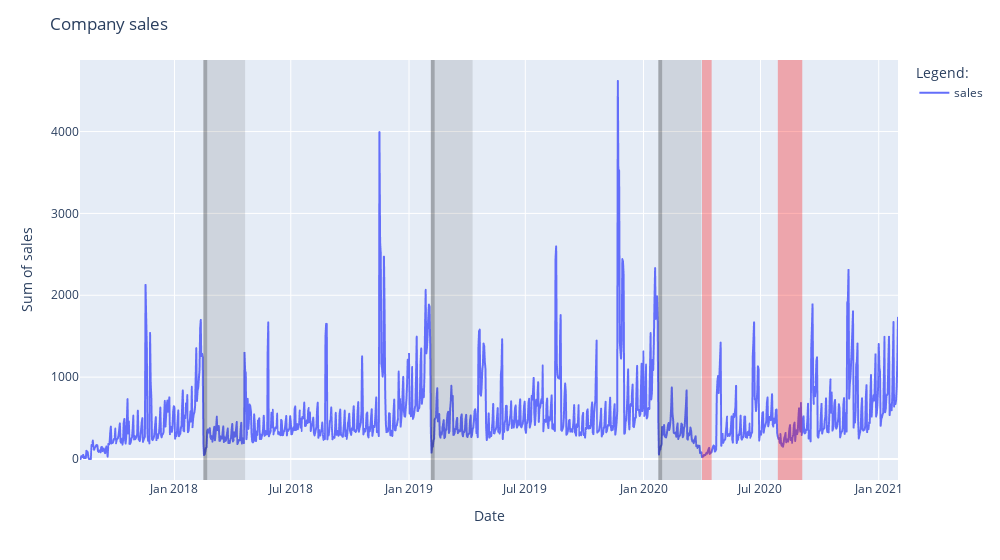

The code cell stored with this chart in its notebook:
### Markdown cell above
---
# Visual inspection
## Time plot
The dataset spans between August 2017 and January 2021, inclusively. Although more recent data is available, we decide to exclude them because since February 2021, Vietnam went through consecutive COVID lockdown periods during which, non-essential activities (including fashion retailing) had been largely inactive.

Insights from time plot:
* TREND: There is no obvious upward or downward trend in the dataset.
* SEASONALITY:
    * WEEKLY seasonality is very clear. Most peaks occur on Sundays. 
    * ANNUAL seasonality also exists:
        * The highest peaks take place at the end of November due to the major promotions of Black Friday every year.
        * The troughs occur on January/February due to Lunar New Year holidays. Total sales remains low in the 2 next months.

### Code cell
# time series plot
fig = ts_company.plot()

# Lunar New Year
fig.add_vrect(x0='2018-02-15', x1='2018-02-21', line_width=0, fillcolor="black", opacity=0.3)
fig.add_vrect(x0='2018-02-21', x1='2018-04-21', line_width=0, fillcolor="black", opacity=0.1) # 2 following months
fig.add_vrect(x0='2019-02-04', x1='2019-02-10', line_width=0, fillcolor="black", opacity=0.3)
fig.add_vrect(x0='2019-02-10', x1='2019-04-10', line_width=0, fillcolor="black", opacity=0.1) # 2 following months
fig.add_vrect(x0='2020-01-24', x1='2020-01-30', line_width=0, fillcolor="black", opacity=0.3)
fig.add_vrect(x0='2020-01-30', x1='2020-03-31', line_width=0, fillcolor="black", opacity=0.1) # 2 following months

# COVID
fig.add_vrect(x0='2020-04-01', x1='2020-04-16', line_width=0, fillcolor="red", opacity=0.3) # whole country
fig.add_vrect(x0='2020-07-28', x1='2020-09-04', line_width=0, fillcolor="red", opacity=0.3) # Da Nang

fig.update_layout(title_text='Company sales',
                  legend_title_text='Legend:',
                  width=1000)
fig.update_xaxes(title='Date')
fig.update_yaxes(title='Sum of sales')

fig.update_layout(hovermode="x unified")

fig.show()

### Figure 1 — Plotly figure (JSON) as saved in the notebook; plotly's stock layout.template omitted (floating-point values rounded to 4 significant figures; data arrays with more than 128 entries replaced by an {"elided": "..."} marker saying what was removed)
{"data": [{"hovertemplate": "variable=sales<br>date=%{x}<br>value=%{y}<extra></extra>", "legendgroup": "sales", "line": {"color": "#636efa", "dash": "solid"}, "marker": {"symbol": "circle"}, "mode": "lines", "name": "sales", "showlegend": true, "type": "scattergl", "x": {"elided": "1274 str values"}, "xaxis": "x", "y": {"elided": "1274 float values"}, "yaxis": "y"}], "layout": {"hovermode": "x unified", "legend": {"title": {"text": "Legend:"}, "tracegroupgap": 0}, "margin": {"t": 60}, "shapes": [{"fillcolor": "black", "line": {"width": 0}, "opacity": 0.3, "type": "rect", "x0": "2018-02-15", "x1": "2018-02-21", "xref": "x", "y0": 0, "y1": 1, "yref": "y domain"}, {"fillcolor": "black", "line": {"width": 0}, "opacity": 0.1, "type": "rect", "x0": "2018-02-21", "x1": "2018-04-21", "xref": "x", "y0": 0, "y1": 1, "yref": "y domain"}, {"fillcolor": "black", "line": {"width": 0}, "opacity": 0.3, "type": "rect", "x0": "2019-02-04", "x1": "2019-02-10", "xref": "x", "y0": 0, "y1": 1, "yref": "y domain"}, {"fillcolor": "black", "line": {"width": 0}, "opacity": 0.1, "type": "rect", "x0": "2019-02-10", "x1": "2019-04-10", "xref": "x", "y0": 0, "y1": 1, "yref": "y domain"}, {"fillcolor": "black", "line": {"width": 0}, "opacity": 0.3, "type": "rect", "x0": "2020-01-24", "x1": "2020-01-30", "xref": "x", "y0": 0, "y1": 1, "yref": "y domain"}, {"fillcolor": "black", "line": {"width": 0}, "opacity": 0.1, "type": "rect", "x0": "2020-01-30", "x1": "2020-03-31", "xref": "x", "y0": 0, "y1": 1, "yref": "y domain"}, {"fillcolor": "red", "line": {"width": 0}, "opacity": 0.3, "type": "rect", "x0": "2020-04-01", "x1": "2020-04-16", "xref": "x", "y0": 0, "y1": 1, "yref": "y domain"}, {"fillcolor": "red", "line": {"width": 0}, "opacity": 0.3, "type": "rect", "x0": "2020-07-28", "x1": "2020-09-04", "xref": "x", "y0": 0, "y1": 1, "yref": "y domain"}], "title": {"text": "Company sales"}, "width": 1000, "xaxis": {"anchor": "y", "domain": [0, 1], "title": {"text": "Date"}}, "yaxis": {"anchor": "x", "domain": [0, 1], "title": {"text": "Sum of sales"}}}}
